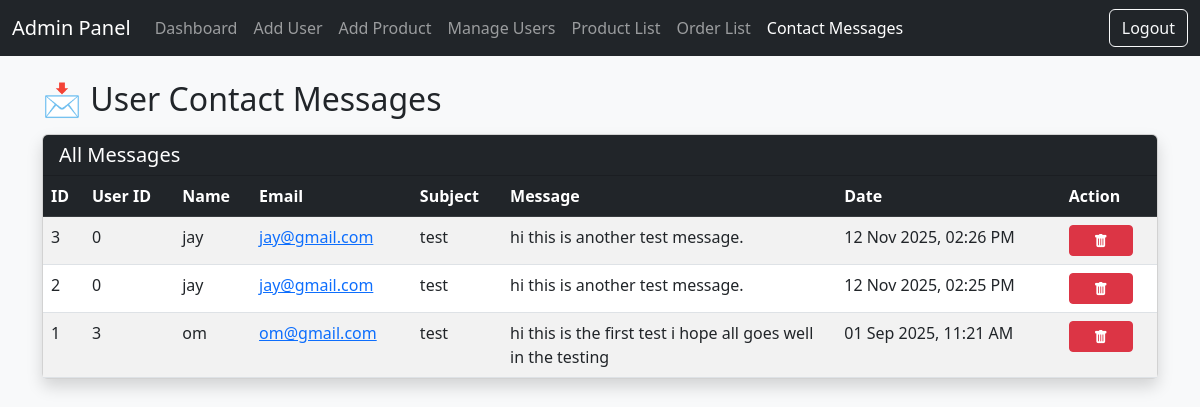
Screenshot of /admin/user_contactus_messages.php (signed in) with the database file from the repository.
### tables this page shows
CREATE TABLE `contactus` (
  `id` int(11) NOT NULL,
  `name` varchar(100) NOT NULL,
  `email` varchar(150) NOT NULL,
  `subject` varchar(200) NOT NULL,
  `message` text NOT NULL,
  `created_at` timestamp NOT NULL DEFAULT current_timestamp(),
  `uid` int(11) DEFAULT NULL
);

### admin/user_contactus_messages.php (the view, shortened to what this page needs)
<?php
require_once '../includes/dbc.inc.php';
$stmt = $pdo->query("SELECT * FROM contactus ORDER BY created_at DESC");
$messages = $stmt->fetchAll(PDO::FETCH_ASSOC);
?>
<!DOCTYPE html>
<html lang="en">
<head>
    <link href="https://cdn.jsdelivr.net/npm/bootstrap@5.3.0/dist/css/bootstrap.min.css" rel="stylesheet">
    <link rel="stylesheet" href="https://cdn.jsdelivr.net/npm/bootstrap-icons@1.10.5/font/bootstrap-icons.css">
</head>
<body class="bg-light">
    <?php include 'navbar.php'; ?>
    <div class="container mt-4 mb-4">
        <div class="d-flex justify-content-between align-items-center mb-3">
            <h2 class="mb-0">📩 User Contact Messages</h2>
        </div>
        <div class="card shadow">
            <div class="card-header bg-dark text-white">
                <h4 class="mb-0 fs-5">All Messages</h4>
            </div>
            <div class="card-body p-0">
                <div class="table-responsive">
                    <?php if (count($messages) > 0): ?>
                        <table class="table table-striped table-hover mb-0">
                            <thead class="table-dark">
                                <tr>
                                    <th>ID</th>
                                    <th>User ID</th>
                                    <th>Name</th>
                                    <th>Email</th>
                                    <th>Subject</th>
                                    <th style="width: 30%;">Message</th>
                                    <th>Date</th>
                                    <th>Action</th> </tr>
                            </thead>
                            <tbody>
                                <?php foreach ($messages as $msg): ?>
                                    <tr>
                                        <td><?= $msg['id'] ?></td>
                                        <td><?= htmlspecialchars($msg['uid'] ?? 'Guest') ?></td>
                                        <td><?= htmlspecialchars($msg['name']) ?></td>
                                        <td><a href="mailto:<?= htmlspecialchars($msg['email']) ?>"><?= htmlspecialchars($msg['email']) ?></a></td>
                                        <td><?= htmlspecialchars($msg['subject']) ?></td>
                                        <td><?= nl2br(htmlspecialchars($msg['message'])) ?></td>
                                        <td><?= date("d M Y, h:i A", strtotime($msg['created_at'])) ?></td>
                                        <td>
                                            <a href="user_contactus_messages.php?delete_id=<?= $msg['id'] ?>"
                                               class="btn btn-sm btn-danger px-4"
                                               onclick="return confirm('Are you sure you want to delete this message?');">
                                                <i class="bi bi-trash-fill"></i>
                                            </a>
                                        </td>
                                    </tr>
                                <?php endforeach; ?>
                            </tbody>
                        </table>
                    <?php else: ?>
                        <div class="p-4 text-center text-muted">No messages found.</div>
                    <?php endif; ?>
                </div>
            </div>
        </div>
    </div>
</body>
</html>

### rows the page displays
contactus: id "3", uid "0", name "jay", email "jay@gmail.com", subject "test", message "hi this is another test message.", created_at "12 Nov 2025, 02:26 PM"
contactus: id "2", uid "0", name "jay", email "jay@gmail.com", subject "test", message "hi this is another test message.", created_at "12 Nov 2025, 02:25 PM"
contactus: id "1", uid "3", name "om", email "om@gmail.com", subject "test", message "hi this is the first test i hope all goes well in the testing", created_at "01 Sep 2025, 11:21 AM"
